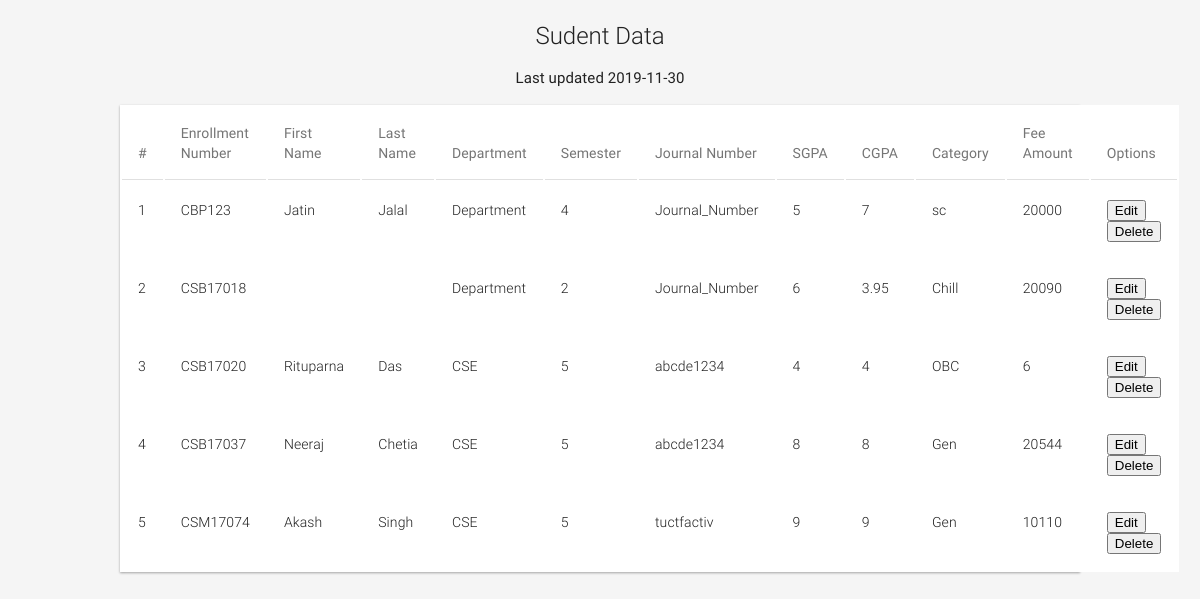
The app's page /admin/registered_students.php with its own data.
### tables this page shows
CREATE TABLE `Student` (
  `Enrollment_No` varchar(50) NOT NULL,
  `Password` varchar(30) NOT NULL DEFAULT 'password',
  `First_Name` varchar(30) DEFAULT NULL,
  `Last_Name` varchar(30) DEFAULT NULL,
  `Department` varchar(15) DEFAULT NULL,
  `Semester` int(2) DEFAULT NULL,
  `Journal_Number` varchar(30) DEFAULT NULL,
  `SGPA` float DEFAULT NULL,
  `CGPA` float DEFAULT NULL,
  `Category` varchar(10) DEFAULT NULL,
  `Fee_Amount` float DEFAULT NULL,
  `Subject_1` varchar(50) DEFAULT NULL,
  `Subject_2` varchar(50) DEFAULT NULL,
  `Subject_3` varchar(50) DEFAULT NULL,
  `Subject_4` varchar(50) DEFAULT NULL,
  `Subject_5` varchar(50) DEFAULT NULL
);

### admin/registered_students.php (the view, shortened to what this page needs)
<?php
$database = mysqli_connect(DB_SERVER,DB_USER,DB_PASS,DB_NAME);
?>
<!DOCTYPE html>
<html lang="en" >
<head>
<link rel="stylesheet" href="https://cdnjs.cloudflare.com/ajax/libs/normalize/5.0.0/normalize.min.css">
<link rel="stylesheet" href="./style.css">
</head>
<body>
<div id="demo">
  <h1>Sudent Data</h1>
  <h2> Last updated <?php print_r(date("Y-m-d")); ?></h2>
  <div class="table-responsive-vertical shadow-z-1">
  <table id="table" class="table table-hover table-mc-light-blue">
      <thead>
        <tr>
          <th>#</th>
            <th>Enrollment Number</th>
            <th>First Name</th>
            <th>Last Name</th>
            <th>Department</th>
            <th>Semester</th>
            <th>Journal Number</th>
            <th>SGPA</th>
            <th>CGPA</th>
            <th>Category</th>
            <th>Fee Amount</th>
            <th>Options</th>
        </tr>
      </thead>
      <tbody>
 <?php
    $data = mysqli_query($database,"SELECT * FROM Student");
    $count = 0;
    while($row=mysqli_fetch_array($data))
    {
?>
<tr>
      <tr>
      <td><?php echo $count+1;?></td>
      <td><?php echo htmlentities($row['Enrollment_No']);?></td>
      <td><?php echo htmlentities($row['First_Name']);?></td>
      <td><?php echo htmlentities($row['Last_Name']);?></td>
      <td><?php echo htmlentities($row['Department']);?></td>
      <td><?php echo htmlentities($row['Semester']);?></td>
      <td><?php echo htmlentities($row['Journal_Number']);?></td>
      <td><?php echo htmlentities($row['SGPA']);?></td>
      <td><?php echo htmlentities($row['CGPA']);?></td>
      <td><?php echo htmlentities($row['Category']);?></td>
      <td><?php echo htmlentities($row['Fee_Amount']);?></td>
      <td>
<a href="edit/view.php?id=<?php echo $row['Enrollment_No']?>">
<button class="btn btn-primary"><i class="fa fa-edit "></i> Edit</button> </a>
<a href="registered_students.php?id=<?php echo $row['Enrollment_No']?>&del=delete" onClick="return confirm('Are you sure you want to delete?')">
<button class="btn btn-danger">Delete</button></a>
      </td>
</tr>
<?php
$count++;
} ?>
      </tbody>
    </table>
  </div>
</body>
</html>

### admin/style.css (style rules this page uses)
*, *:after, *:before { -webkit-box-sizing: border-box; -moz-box-sizing: border-box; box-sizing: border-box; }
html, body { position: relative; min-height: 100%; height: 100%; }
html { position: relative; overflow-x: hidden; margin: 16px; padding: 0; min-height: 100%; font-size: 62.5%; }
body { font-family: 'RobotoDraft', 'Roboto', 'Helvetica Neue, Helvetica, Arial', sans-serif; font-style: normal; font-weight: 300; font-size: 1.4rem; line-height: 2rem; letter-spacing: 0.01rem; color: #212121; background-color: #f5f5f5; -webkit-font-smoothing: antialiased; -moz-osx-font-smoothing: grayscale; text-rendering: optimizeLegibility; }
#demo { margin: 20px auto; max-width: 960px; }
#demo h1 { font-size: 2.4rem; line-height: 3.2rem; letter-spacing: 0; font-weight: 300; color: #212121; text-transform: inherit; margin-bottom: 1rem; text-align: center; }
#demo h2 { font-size: 1.5rem; line-height: 2.8rem; letter-spacing: 0.01rem; font-weight: 400; color: #212121; text-align: center; }
.shadow-z-1 { -webkit-box-shadow: 0 1px 3px 0 rgba(0, 0, 0, 0.12), 0 1px 2px 0 rgba(0, 0, 0, 0.24); -moz-box-shadow: 0 1px 3px 0 rgba(0, 0, 0, 0.12), 0 1px 2px 0 rgba(0, 0, 0, 0.24); box-shadow: 0 1px 3px 0 rgba(0, 0, 0, 0.12), 0 1px 2px 0 rgba(0, 0, 0, 0.24); }
.table { width: 100%; max-width: 100%; margin-bottom: 2rem; background-color: #fff; }
.table > thead > tr, .table > tbody > tr, .table > tfoot > tr { -webkit-transition: all 0.3s ease; -o-transition: all 0.3s ease; transition: all 0.3s ease; }
.table > thead > tr > th, .table > tbody > tr > th, .table > tfoot > tr > th, .table > thead > tr > td, .table > tbody > tr > td, .table > tfoot > tr > td { text-align: left; padding: 1.6rem; vertical-align: top; border-top: 0; -webkit-transition: all 0.3s ease; -o-transition: all 0.3s ease; transition: all 0.3s ease; }
.table > thead > tr > th { font-weight: 400; color: #757575; vertical-align: bottom; border-bottom: 1px solid rgba(0, 0, 0, 0.12); }
.table > caption + thead > tr:first-child > th, .table > colgroup + thead > tr:first-child > th, .table > thead:first-child > tr:first-child > th, .table > caption + thead > tr:first-child > td, .table > colgroup + thead > tr:first-child > td, .table > thead:first-child > tr:first-child > td { border-top: 0; }

### admin/registered_students.php (style rules this page uses)
html { margin: 0; }

### records on screen
student: Enrollment_No "CBP123", First_Name "Jatin", Last_Name "Jalal", Department "Department", Semester "4", Journal_Number "Journal_Number", SGPA "5", CGPA "7", Category "sc", Fee_Amount "20000"
student: Enrollment_No "CSB17018", Department "Department", Semester "2", Journal_Number "Journal_Number", SGPA "6", CGPA "3.95", Category "Chill", Fee_Amount "20090"
student: Enrollment_No "CSB17020", First_Name "Rituparna", Last_Name "Das", Department "CSE", Semester "5", Journal_Number "abcde1234", SGPA "4", CGPA "4", Category "OBC", Fee_Amount "6"
student: Enrollment_No "CSB17037", First_Name "Neeraj", Last_Name "Chetia", Department "CSE", Semester "5", Journal_Number "abcde1234", SGPA "8", CGPA "8", Category "Gen", Fee_Amount "20544"
student: Enrollment_No "CSM17074", First_Name "Akash", Last_Name "Singh", Department "CSE", Semester "5", Journal_Number "tuctfactiv", SGPA "9", CGPA "9", Category "Gen", Fee_Amount "10110"
